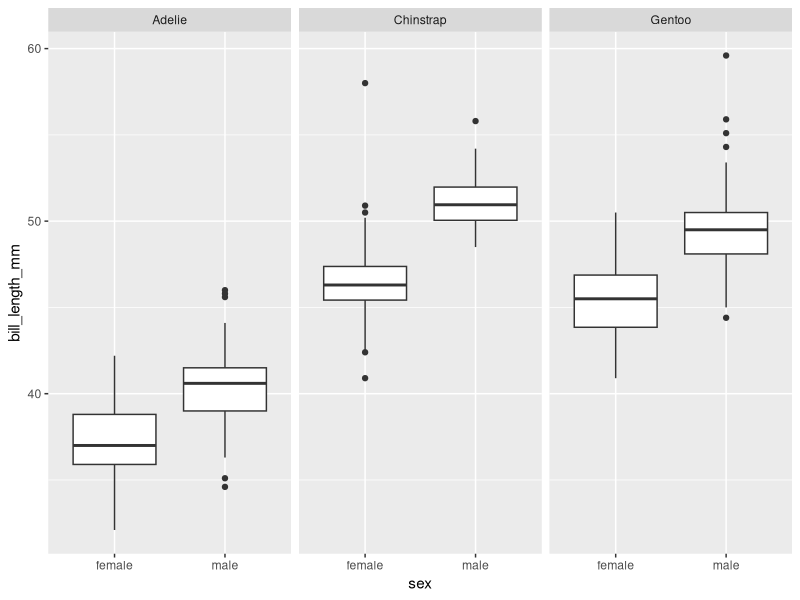
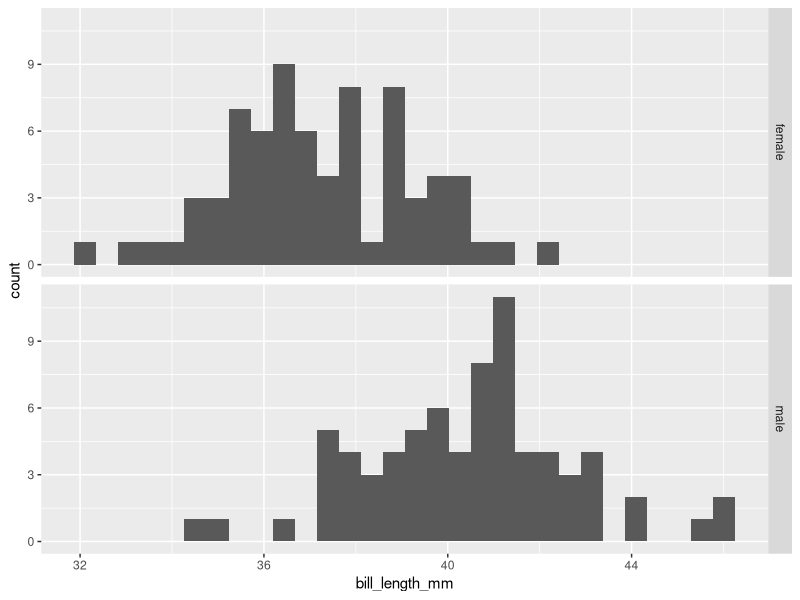
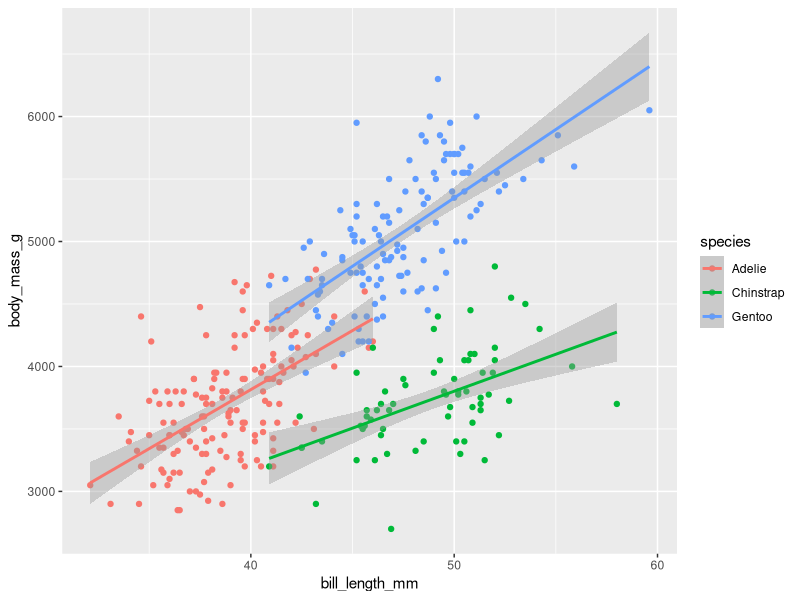

Recreate these plots in R, in order.
## ---- chunk 1
library(palmerpenguins)
library(ggplot2)
library(broom)
library(tibble)
library(dplyr)
library(tidyr)
## ---- chunk 2
penguins
summary(penguins)
## ---- chunk 3
mod_penguins <- 
    penguins |> 
    mutate(sex = as.character(sex))
mod_penguins
## ---- chunk 4
mod_penguins |> 
    filter(!is.na(sex)) |> 
    select(species, sex, bill_length_mm) |> 
    ggplot(aes(x = sex,
               y = bill_length_mm)) +
    geom_boxplot() +
    facet_wrap(facets = vars(species))
## ---- chunk 5
mod_penguins |> 
    filter(species == "Adelie",
           !is.na(sex)) |> 
    select(species, bill_length_mm, sex) |> 
    ggplot(aes(x = bill_length_mm)) +
    geom_histogram() +
    facet_grid(rows = vars(sex))
## ---- chunk 6
# Create vector of female data
female_data <-
    mod_penguins |> 
    filter(species == "Adelie",
           sex == "female") |>
    pull(bill_length_mm)
# Create vector of male data
male_data <-
    mod_penguins |> 
    filter(species == "Adelie",
           sex == "male") |> 
    pull(bill_length_mm)
# Use both vectors as input to the t.test function
t.test(female_data, male_data)
## ---- chunk 7
input_for_ttest <- 
    mod_penguins |> 
    filter(species == "Adelie",
           !is.na(sex)) |> 
    select(sex, bill_length_mm)
t.test(bill_length_mm ~ sex,
       data = input_for_ttest)
## ---- chunk 8
species_factor <-
    factor(mod_penguins$species,
           levels = c("Chinstrap", "Gentoo", "Adelie"))
## ---- chunk 9
input_for_ttest <- 
    mod_penguins |> 
           filter(!is.na(sex),
                  species == "Adelie") |> 
           select(sex, bill_length_mm) |> 
    mutate(sex = factor(sex, levels = c("male", "female")))

t.test(bill_length_mm ~ sex, data = input_for_ttest)
## ---- chunk 10
t.test(bill_length_mm ~ sex, data = input_for_ttest) |> 
    broom::tidy()
## ---- chunk 11
wilcox.test(bill_length_mm ~ sex,
            data = input_for_ttest)
## ---- chunk 12
wilcox.test(bill_length_mm ~ sex, data = input_for_ttest) |> 
    broom::tidy()
## ---- chunk 13
t.test(bill_length_mm ~ sex, data = input_for_ttest) |> 
    broom::tidy()
## ---- chunk 14
wilcox.test(bill_length_mm ~ sex, data = input_for_ttest) |> 
    broom::tidy()
## ---- chunk 15
bind_rows(
    t.test(bill_length_mm ~ sex, data = input_for_ttest) |> 
        broom::tidy(),
    wilcox.test(bill_length_mm ~ sex, data = input_for_ttest) |> 
        broom::tidy()
)
## ---- chunk 16
for (counter in 1:10) {
    print(paste("Processing count", counter))
}
## ---- chunk 17
# Manual definition of species
#penguin_species <- c("Adelie", "Gentoo", "Chinstrap")
# Extract unique values from a column
penguin_species <- 
    unique(penguins$species)
# Extract factor levels
# penguin_species <- 
#     levels(penguins$species)
for (species in penguin_species) {
    print(paste("Penguin species:", species))
}
## ---- chunk 18
input_for_ttest <- 
    mod_penguins |> 
           filter(!is.na(sex),
                  species == "Adelie") |> 
           select(sex, bill_length_mm)

t.test(bill_length_mm ~ sex, data = input_for_ttest) |> broom::tidy()
## ---- chunk 19
penguin_bill_data_by_species <- tibble()

for (peng_species in unique(mod_penguins$species)) {
    
    input_for_ttest <- 
        mod_penguins |> 
               filter(!is.na(sex),
                      species == peng_species) |> 
            select(sex, bill_length_mm)
    
    penguin_bill_data_by_species <- 
        bind_rows(
            penguin_bill_data_by_species,
            t.test(bill_length_mm ~ sex, data = input_for_ttest) |>
                broom::tidy() |> 
                mutate(species = peng_species,
                       .before = 1)
        )
}
## ---- chunk 20
penguin_bill_data_by_species
## ---- chunk 21
penguin_bill_data_by_species
## ---- chunk 22
penguin_bill_data_by_species |> 
    select(species, p.value) |> 
    arrange(p.value) |> 
    mutate(Holm_p.value = p.adjust(p.value, method = "holm"))
## ---- chunk 23
penguin_bill_data_by_species |> 
    select(species, p.value) |> 
    arrange(p.value) |> 
    mutate(Hommel_p.value = p.adjust(p.value, method = "hommel"))
## ---- chunk 24
mod_penguins |> 
    ggplot(aes(x = bill_length_mm, y = body_mass_g, color = species)) +
    geom_point() +
    geom_smooth(method = "lm", formula = y ~ x)
## ---- chunk 25
lm(formula = body_mass_g ~ bill_length_mm,
   data = mod_penguins) |> 
    summary() |> 
    broom::tidy()
## ---- chunk 26
lm(formula = body_mass_g ~ species + bill_length_mm + species:bill_length_mm,
   data = mod_penguins) |> 
    summary() |> 
    broom::tidy()
## ---- chunk 27
lm(formula = body_mass_g ~ bill_length_mm,
   data = mod_penguins) |> 
    broom::tidy()
## ---- chunk 28
sessionInfo()
